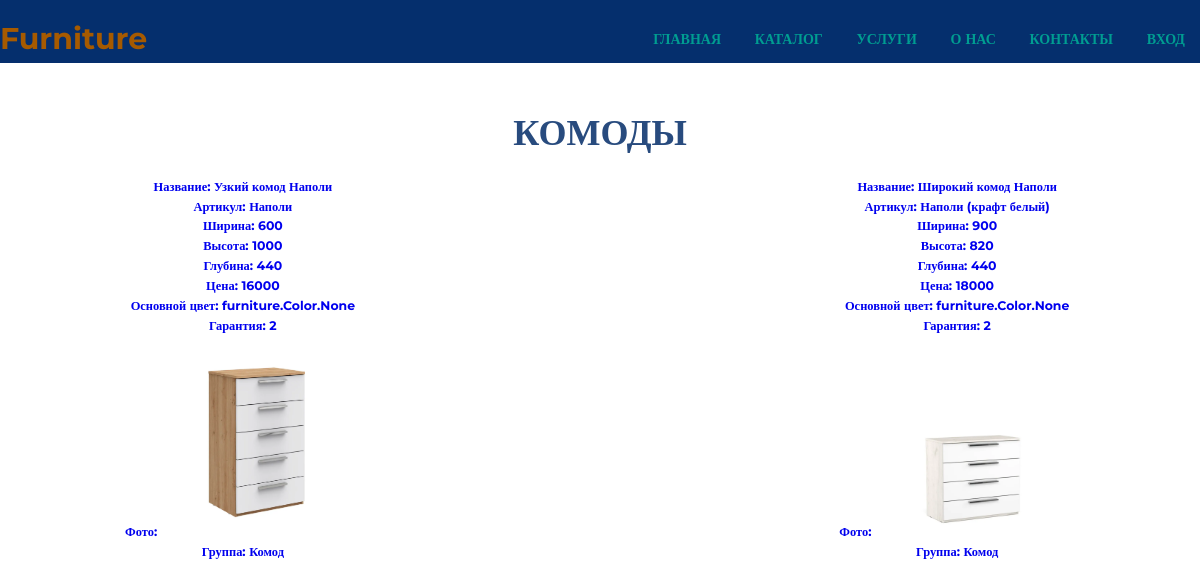
/dresser/, run on the app's committed database.
### furniture/models.py (models this page shows, shortened)
class Product(models.Model):
    title = models.CharField("Название", max_length=100)
    artikle = models.ForeignKey(Artikle, verbose_name="Артикул", on_delete=models.CASCADE)
    width = models.PositiveIntegerField("Ширина")
    height = models.PositiveIntegerField("Высота")
    depth = models.PositiveIntegerField("Глубина")
    coast = models.PositiveIntegerField("Цена")
    colors = models.ManyToManyField(Color, verbose_name="Основной цвет")
    ffrancia = models.PositiveIntegerField("Гарантия")
    photo = models.ImageField("Фото",  upload_to="products/")
    group = models.ForeignKey(Group, verbose_name="Группа", on_delete=models.CASCADE)
    class Meta:
        verbose_name = "Продукт"
        verbose_name_plural = "Продукт"

class Artikle(models.Model):
    title = models.CharField("Название", max_length=100)
    artikle = models.CharField("Артикул", max_length=30)
    def __str__(self):
        return self.title
    class Meta:
        verbose_name = "Автикл"
        verbose_name_plural = "Артиклы"

class Group(models.Model):
    title = models.CharField("Название", max_length=100)
    photo = models.ImageField("Фото",  upload_to="products/")
    def __str__(self):
        return self.title
    class Meta:
        verbose_name = "Группа"
        verbose_name_plural = "Группы"

### furniture/views.py (the view)
# urls.py: path("dresser/", views.ItemsViewDresser.as_view()),
class ItemsViewDresser(View):
    def get(self, request):
        item = Product.objects.filter(group_id=4)
        return render(request, "dresser.html", {'item_list': item})

### templates/dresser.html (shortened to what this page needs)
<!DOCTYPE html>
{% load static %}
<html>
<head>
  <link rel="stylesheet" href="{% static 'css/style.css' %}">
</head>
<body>
  <header class="header">
    <div class="container">
      <div class="header__inner">
        <div class="header__logo">Furniture</div>
        <nav class="nav">
          <a class="nav__link" href="/">Главная</a>
          <a class="nav__link" href="/#catalog">Каталог</a>
          <a class="nav__link" href="/#service">Услуги</a>
          <a class="nav__link" href="/us">О нас</a>
          <a class="nav__link" href="/us#cont">Контакты</a>
          {% if user.is_authenticated %}
            <a class="nav__link" href="/account/logout">Выход</a>
            <h2 class="nav__link">{{user.username }}</h2>
          {% else %}
            <a class="nav__link" href="/account/login">Вход</a>
          {% endif %}
        </nav>
      </div>
    </div>
  </header>
  <section class="section"  id="catalog">
    <div class="container">
      <div class="section__header">
        <h2 class="section__title">Комоды</h2>
        <div class="catalog">
            {% for item in item_list %}
            <div class="item">
              <a href="/{{ item.id }}">
                <h5>Название: {{item.title}}</h5>
                <h5>Артикул: {{item.artikle}}</h5>
                <h5>Ширина: {{item.width}}</h5>
                <h5>Высота: {{item.height}}</h5>
                <h5>Глубина: {{item.depth}}</h5>
                <h5>Цена: {{item.coast}}</h5>
                <h5>Основной цвет: {{item.colors}}</h5>
                <h5>Гарантия: {{item.ffrancia}}</h5>
                <div class="item__img">
                    <h5>Фото: <img class="item__img" src="{{ item.photo.url }}" alt=""></h5>
                </div>
                <h5>Группа: {{item.group}}</h5>
              </a>
            </div>
            {% endfor %}
        </div>
      </div>
  </section>
</body>
</html>

### static/css/style.css (style rules this page uses)
:root { --main-color: #A65A00; --second-colorBlue: #284B7E; --second-colorGreen: #009D91; }
body { margin: 0; font-family: 'Montserrat', 'sans-selif'; font-size: 15px; line-height: 1.6; color: var(--main-color); }
*, *::after, *::before { box-sizing: border-box; }
h1, h2, h3, h4, h5, h6 { margin: 0; }
a { text-decoration: none; }
.container { width: 100%; max-width: 1200px; margin: 0 auto; }
.header { width: 100%; padding-top: 15px; position: fixed; top: 0; left: 0; right: 0; z-index: 1000; background-color: #052F6D; }
.header__inner { display: flex; justify-content: space-between; align-items: center; }
.header__logo { font-size: 30px; font-weight: 700; color: var(--main-color); }
.nav { font-size: 14px; text-transform: uppercase; }
.nav__link { display: inline-block; vertical-align: top; margin: 0 15px; color: var(--second-colorGreen); text-decoration: none; transition: color .2s linear; position: relative; font-weight: 700; }
.section { padding: 80px 0; }
.section__header { width: 100%; max-width: 950px; margin: 0 auto 40px; text-align: center; }
.section__title { font-size: 36px; font-weight: 700; color: #284B7E; text-transform: uppercase; }
.catalog { margin-top: 15px; display: flex; justify-content: space-between; flex-wrap: wrap; }
.item__img > h5 > img { width: 200px; }

### data on the page
Product: title "Узкий комод Наполи", artikle "Наполи", width "600", height "1000", depth "440", coast "16000", colors "furniture.Color.None", ffrancia "2", photo (picture), group "Комод"
Product: title "Широкий комод Наполи", artikle "Наполи (крафт белый)", width "900", height "820", depth "440", coast "18000", colors "furniture.Color.None", ffrancia "2", photo (picture), group "Комод"
